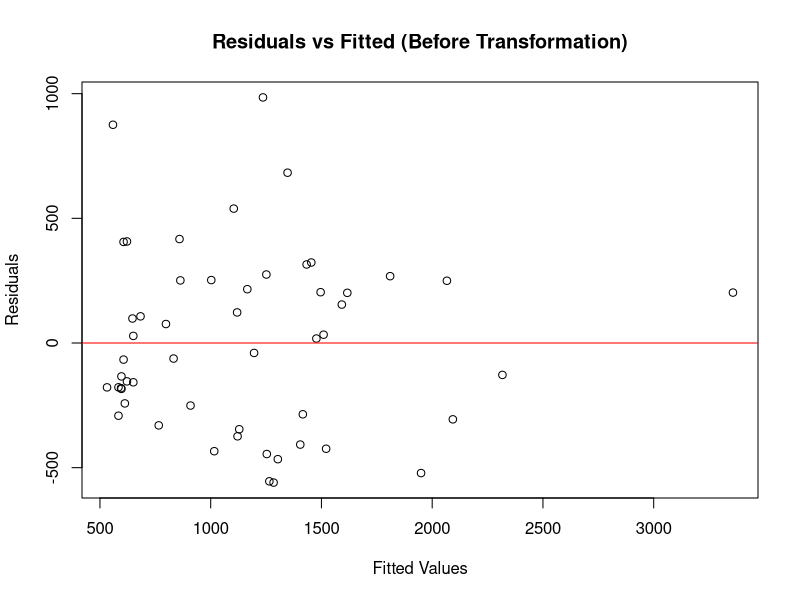
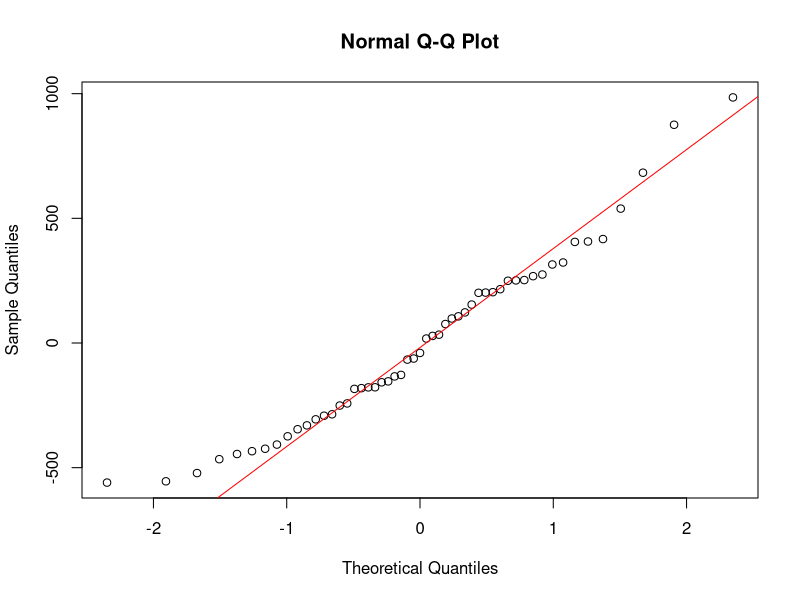

Here is the R script that generated these plots, in order: (Note: this script raises an error after producing the figures.)
# Load necessary library for reading Excel files
library(readxl)

# Load necessary library for Box-Cox transformation
library(MASS)

# Load the data
data <- read_excel("Electricity_Data.xlsx")

# Convert the data to a data frame
df <- as.data.frame(data)

# Fit the linear model
model <- lm(Y ~ X, data = df)

# Plot Residuals vs Fitted values
plot(fitted(model), residuals(model), 
     xlab = "Fitted Values", 
     ylab = "Residuals", 
     main = "Residuals vs Fitted (Before Transformation)")
abline(h = 0, col = "red")

# QQ plot of residuals
qqnorm(residuals(model))
qqline(residuals(model), col = "red")

# Apply Box-Cox transformation to Y
boxcox_model <- boxcox(lm(Y ~ X, data=df), plotit = TRUE)

# Find the lambda value
lambda <- boxcox_model$x[which.max(boxcox_model$y)]
cat("Optimal lambda for Box-Cox transformation:", lambda, "\n")

# Transform Y using the optimal lambda
if (lambda == 0) {
  df$Y_transformed <- log(df$Y)
} else {
  df$Y_transformed <- (df$Y^lambda - 1) / lambda
}

# Fit the linear model with transformed Y
model_bc <- lm(Y_transformed ~ X, data = df)

# Plot Residuals vs Fitted values after Box-Cox transformation
plot(fitted(model_bc), residuals(model_bc), 
     xlab = "Fitted Values", 
     ylab = "Residuals", 
     main = "Residuals vs Fitted (After Box-Cox Transformation)")
abline(h = 0, col = "red")

# QQ plot of residuals after Box-Cox transformation
qqnorm(residuals(model_bc))
qqline(residuals(model_bc), col = "red")

# Create log-transformed X for Box-Tidwell
df$log_X <- log(df$X)

# Fit the linear model with log-transformed X
model_bt <- lm(Y ~ X + I(X * log_X), data = df)

# Summary of the model
summary(model_bt)

# Plot Residuals vs Fitted values after Box-Tidwell transformation
plot(fitted(model_bt), residuals(model_bt), 
     xlab = "Fitted Values", 
     ylab = "Residuals", 
     main = "Residuals vs Fitted (After Box-Tidwell Transformation)")
abline(h = 0, col = "red")

# QQ plot of residuals after Box-Tidwell transformation
qqnorm(residuals(model_bt))
qqline(residuals(model_bt), col = "red")
